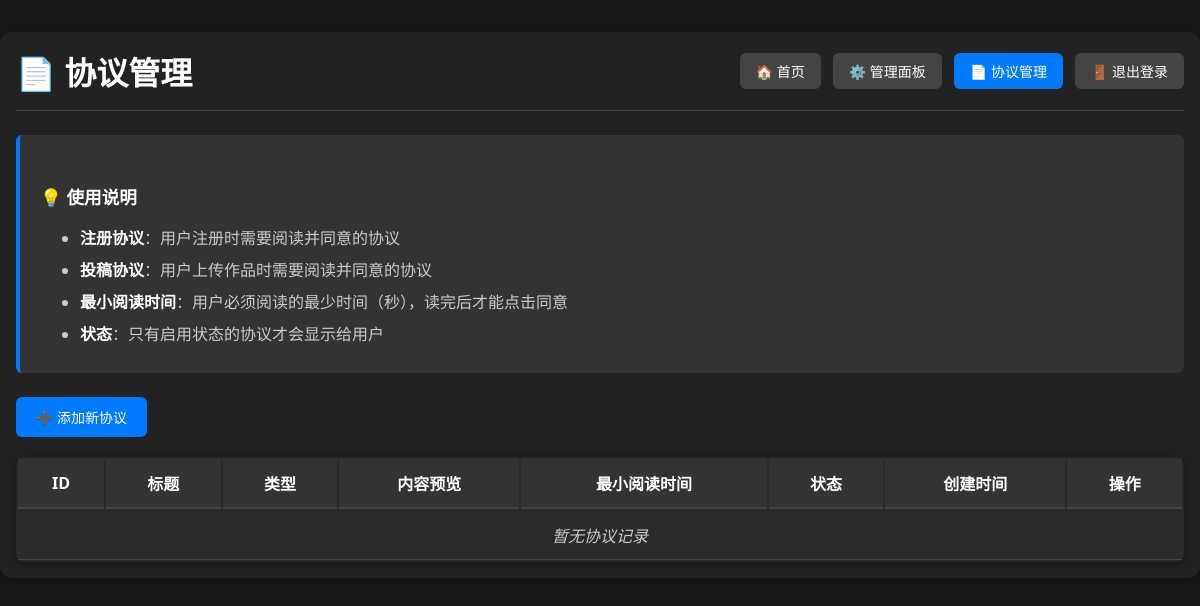
/agreement_management (signed in), run on an earlier commit of the app's database.
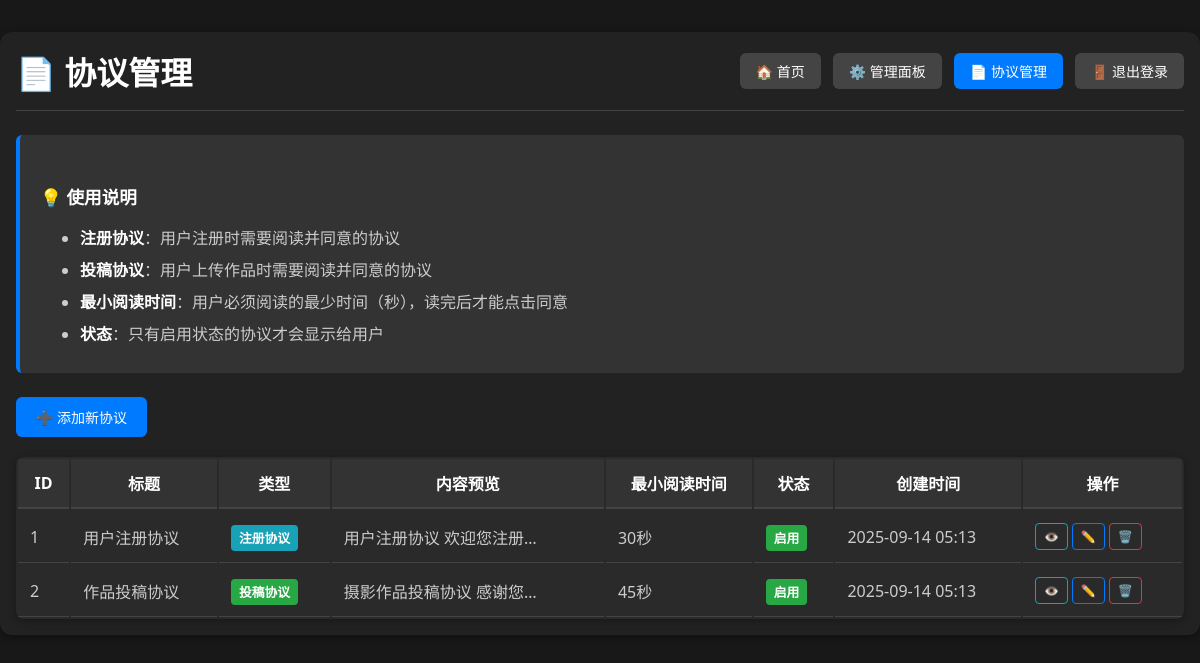
And on a later commit of the database.
### src/app.py (models this page shows)
class Agreement(db.Model):
    id = db.Column(db.Integer, primary_key=True)
    title = db.Column(db.String(100), nullable=False)  # 协议标题
    content = db.Column(db.Text, nullable=False)  # 协议内容（HTML格式）
    agreement_type = db.Column(db.String(20), nullable=False)  # 协议类型：register, upload
    min_read_time = db.Column(db.Integer, default=10)  # 最小阅读时间（秒）
    is_active = db.Column(db.Boolean, default=True)  # 是否启用
    created_at = db.Column(db.DateTime, default=db.func.current_timestamp())
    updated_at = db.Column(db.DateTime, default=db.func.current_timestamp(), onupdate=db.func.current_timestamp())

### src/app.py (the view)
@app.route('/agreement_management')
@super_admin_required
def agreement_management():
    agreements = Agreement.query.all()
    return render_template('agreement_management.html', agreements=agreements)

### src/app.py (called while the page is built)
def super_admin_required(f):
    @wraps(f)
    def decorated_function(*args, **kwargs):
        if 'user_id' not in session:
            return redirect(url_for('login'))
        user = User.query.get(session['user_id'])
        if not user or not user.is_active:
            session.clear()  # 清除session
            flash('账户已被禁用，请联系管理员')
            return redirect(url_for('login'))
        elif user.role < 3:
            flash('需要系统管理员权限')
            return redirect(url_for('index'))
        return f(*args, **kwargs)
    return decorated_function

### templates/agreement_management.html (shortened to what the changed rows need)
<!DOCTYPE html>
<html lang="zh-CN">
<head>
</head>
<body>
    <div class="container">
        <div class="header">
            <h1 class="title">📄 协议管理</h1>
        </div>
        <div class="table-container">
            <table class="table">
                <thead>
                    <tr>
                        <th>ID</th>
                        <th>标题</th>
                        <th>类型</th>
                        <th>内容预览</th>
                        <th>最小阅读时间</th>
                        <th>状态</th>
                        <th>创建时间</th>
                        <th>操作</th>
                    </tr>
                </thead>
                <tbody>
                    {% for agreement in agreements %}
                    <tr>
                        <td>{{ agreement.id }}</td>
                        <td>{{ agreement.title }}</td>
                        <td>
                            {% if agreement.agreement_type == 'register' %}
                                <span class="badge badge-info">注册协议</span>
                            {% elif agreement.agreement_type == 'upload' %}
                                <span class="badge badge-success">投稿协议</span>
                            {% else %}
                                <span class="badge badge-secondary">其他</span>
                            {% endif %}
                        </td>
                        <td>
                            <div class="content-section" title="{{ agreement.content|striptags }}">
                                {{ agreement.content|striptags|truncate(50) }}
                            </div>
                        </td>
                        <td>{{ agreement.min_read_time }}秒</td>
                        <td>
                            {% if agreement.is_active %}
                                <span class="badge badge-success">启用</span>
                            {% else %}
                                <span class="badge badge-danger">禁用</span>
                            {% endif %}
                        </td>
                        <td>{{ agreement.created_at.strftime('%Y-%m-%d %H:%M') }}</td>
                        <td>
                            <div class="btn-group">
                                <a href="{{ url_for('view_agreement', agreement_id=agreement.id) }}"
                                   class="btn-outline btn-outline-info" title="查看">
                                    👁️
                                </a>
                                <a href="{{ url_for('edit_agreement', agreement_id=agreement.id) }}"
                                   class="btn-outline btn-outline-primary" title="编辑">
                                    ✏️
                                </a>
                                <button type="button" class="btn-outline btn-outline-danger delete-btn"
                                        data-agreement-id="{{ agreement.id }}" title="删除">
                                    🗑️
                                </button>
                            </div>
                        </td>
                    </tr>
                    {% else %}
                    <tr>
                        <td colspan="8" class="empty-message">暂无协议记录</td>
                    </tr>
                    {% endfor %}
                </tbody>
            </table>
        </div>
    </div>
</body>
</html>

What changed in the data, as far as the page shows it:
added Agreement: id "1", title "用户注册协议", agreement_type "注册协议", content "用户注册协议 欢迎您注册…", min_read_time "30", is_active "启用", created_at "2025-09-14 05:13"
added Agreement: id "2", title "作品投稿协议", agreement_type "投稿协议", content "摄影作品投稿协议 感谢您…", min_read_time "45", is_active "启用", created_at "2025-09-14 05:13"
Also different on the page:
text no longer shown: "暂无协议记录"
